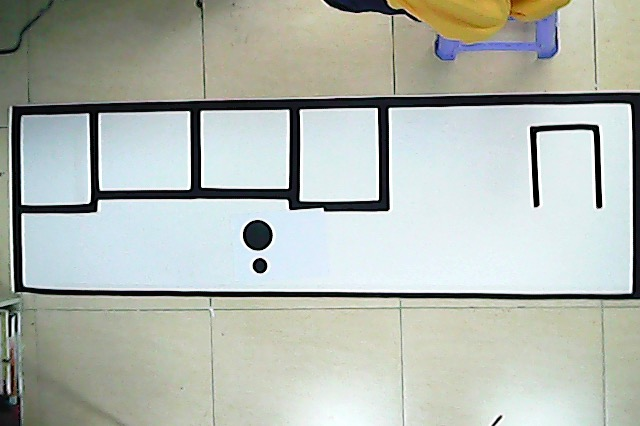
#> input picture cell.jpg, 640 x 426 px, given in place of the camera
$ python video_capture.py   (Python 2 division)
#> lines starting #> are read from the running program, lines starting #| are printed output that depends on the picture
import cv2

cap = cv2.VideoCapture(0)

print cap.isOpened()

cv2.namedWindow("edges",1);

while True:
    frame = cap.read()
    if frame[0]:
        edges = cv2.cvtColor(frame[1], cv2.COLOR_BGR2GRAY);
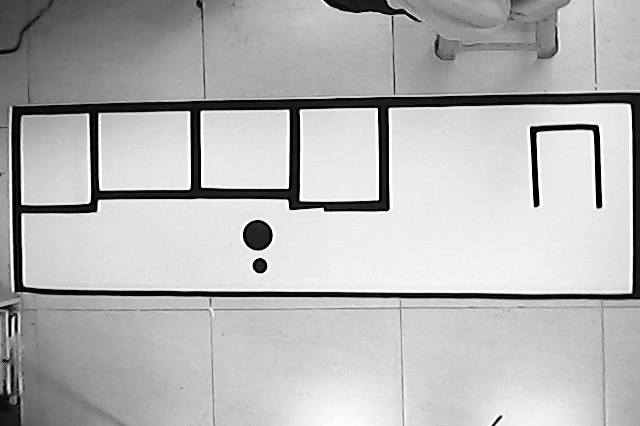
#> edges: shape (426, 640); min 0, max 255, mean 181.1
        edges = cv2.GaussianBlur(edges, (7, 7), 1.5, 1.5);
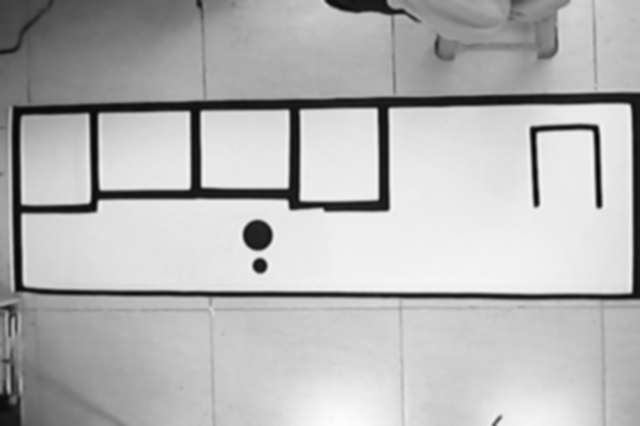
#> edges: shape (426, 640); min 7, max 252, mean 181.1
        edges = cv2.Canny(edges, 0, 30, 3);
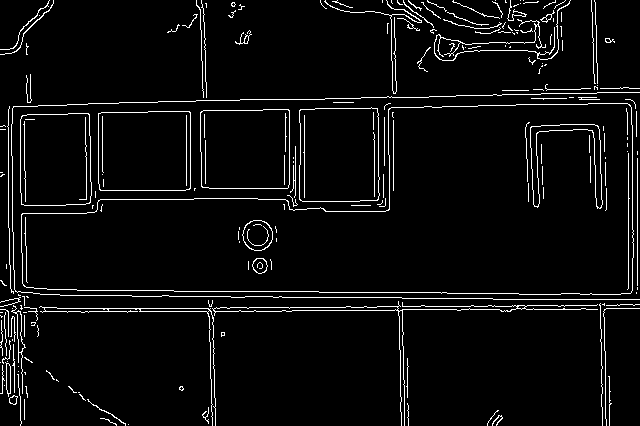
#> edges: shape (426, 640); 4.7% white in thin lines or dots
        cv2.imshow("edges", edges);
    if cv2.waitKey(30) >= 0:
#> (key Esc is pressed here)
        break

cv2.waitKey(0)

$ run again, on mark.jpg
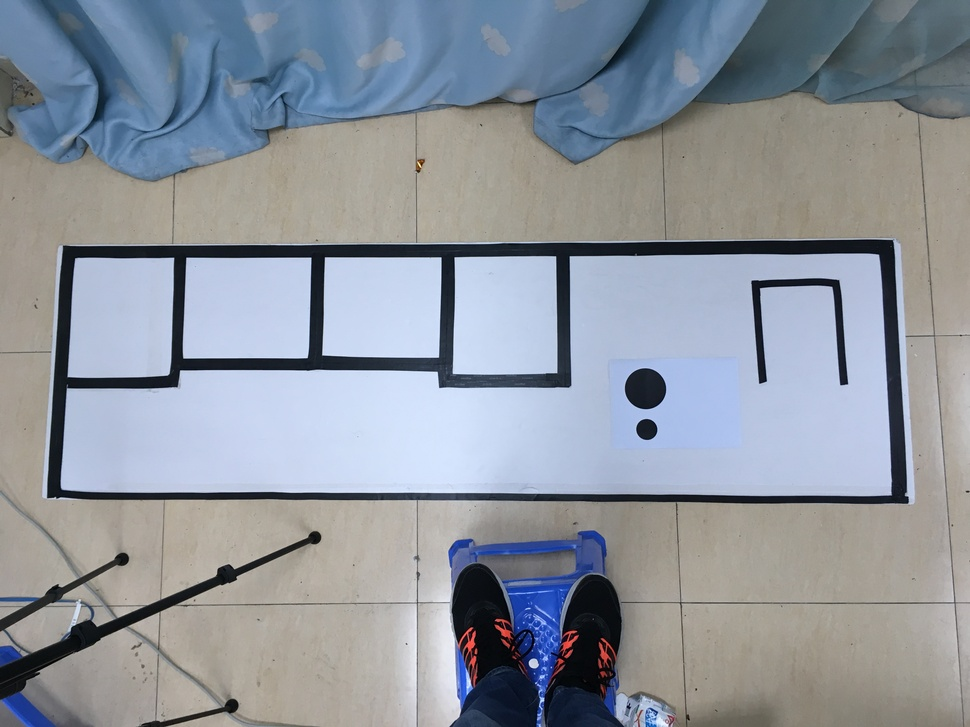
#> input picture mark.jpg, 970 x 727 px, shrunk from 4032 x 3024 before the run, given in place of the camera
#> `edges = cv2.cvtColor(frame[1], cv2.COLOR_BGR2GRAY);`:
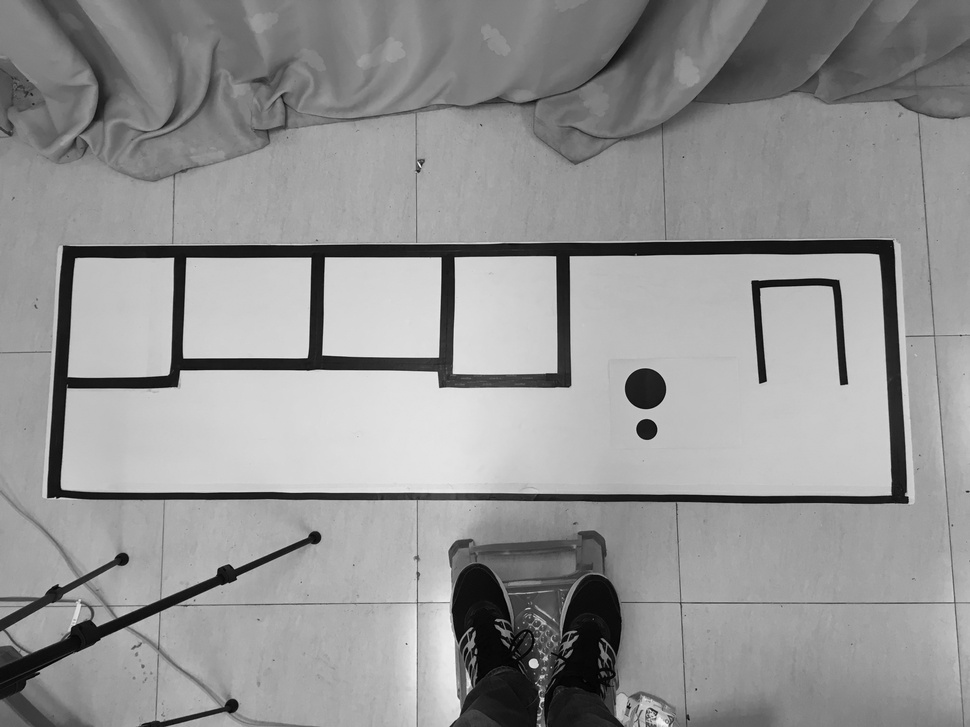
#> edges: shape (727, 970); min 0, max 246, mean 147
#> `edges = cv2.Canny(edges, 0, 30, 3);`:
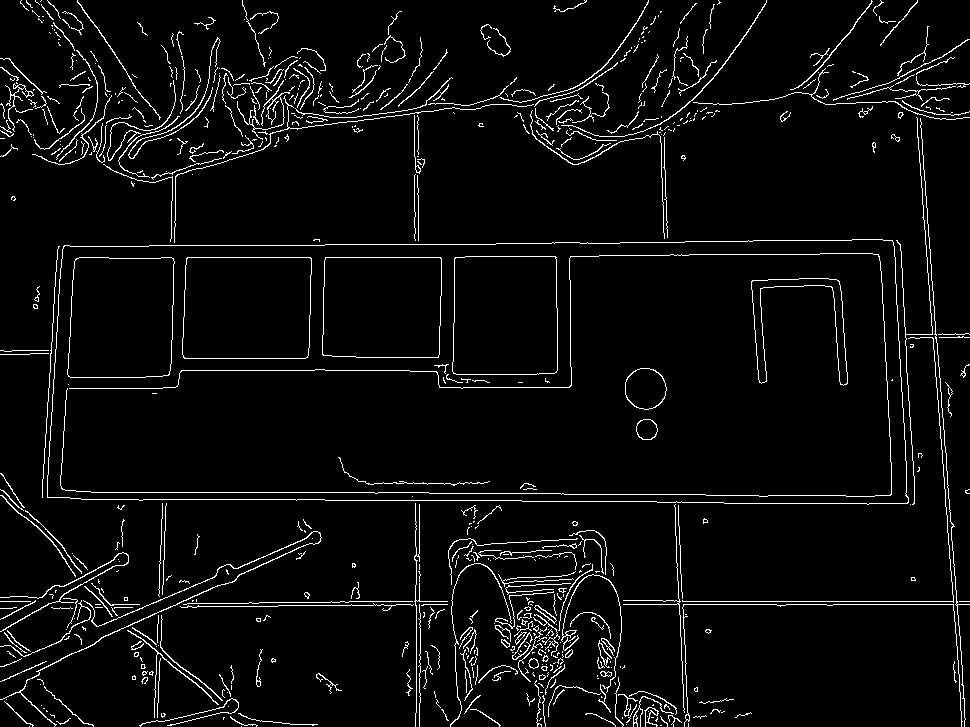
#> edges: shape (727, 970); 4.5% white in thin lines or dots

$ run again, on playground.jpg
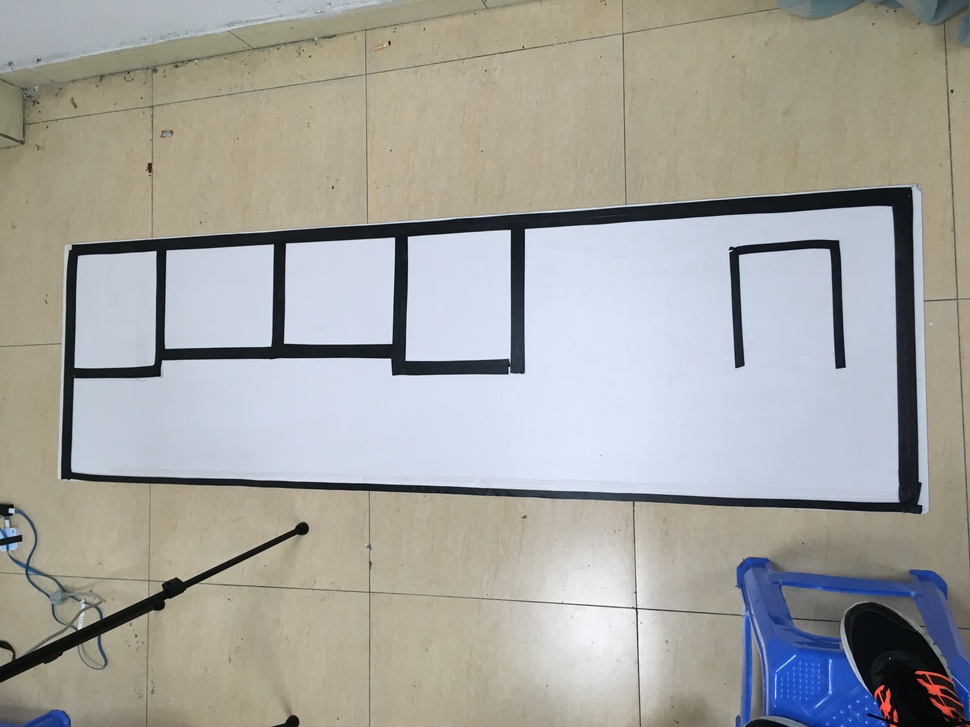
#> input picture playground.jpg, 970 x 727 px, shrunk from 4032 x 3024 before the run, given in place of the camera
#> `edges = cv2.cvtColor(frame[1], cv2.COLOR_BGR2GRAY);`:
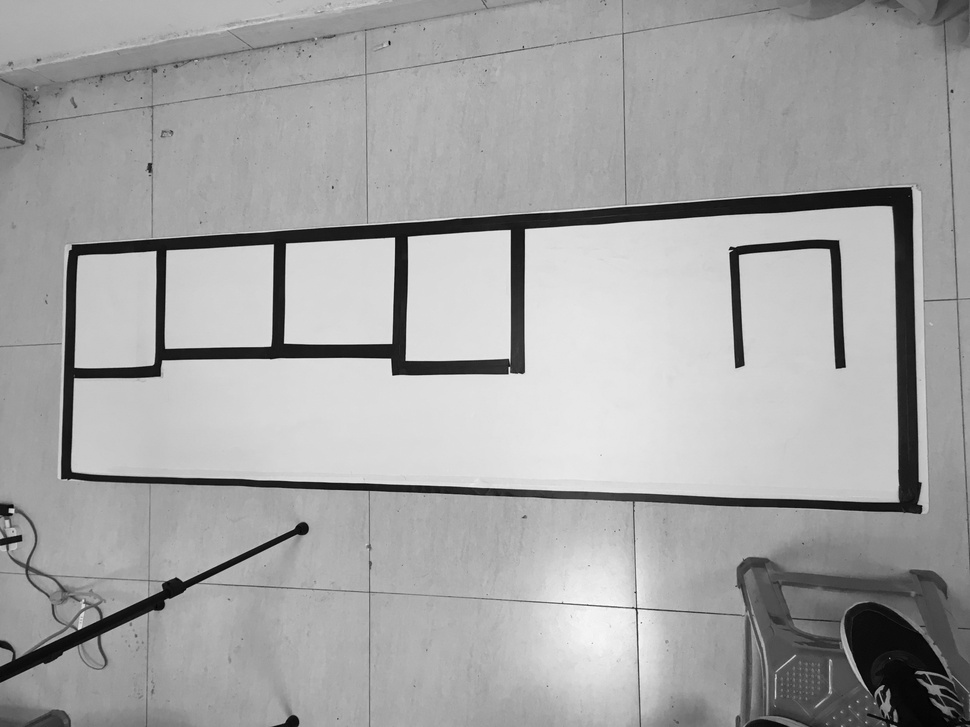
#> edges: shape (727, 970); min 0, max 255, mean 163.3
#> `edges = cv2.Canny(edges, 0, 30, 3);`:
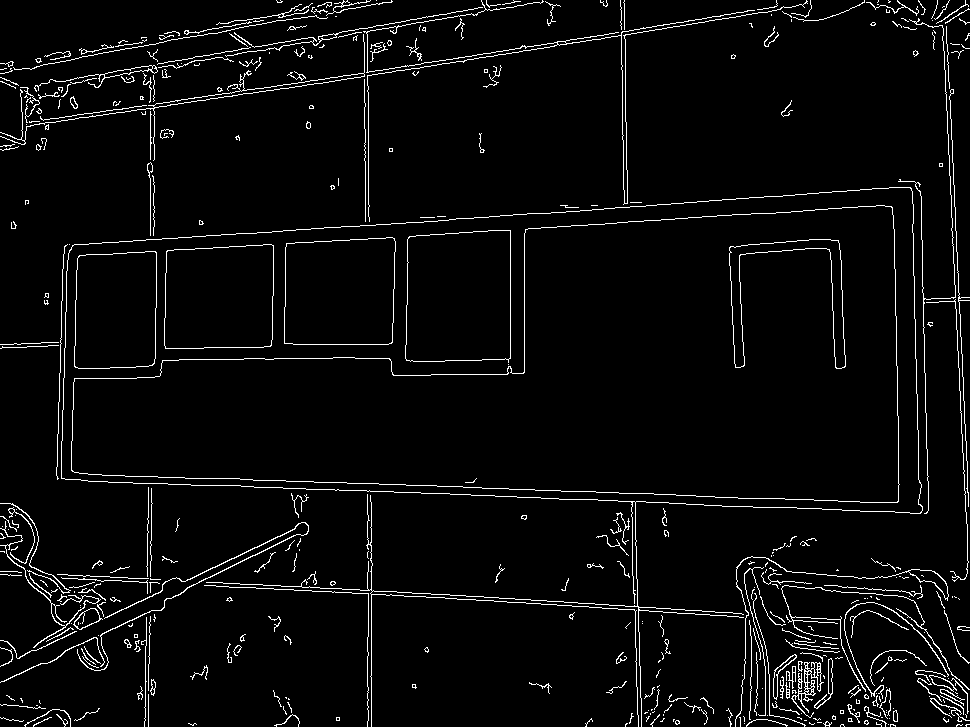
#> edges: shape (727, 970); 4% white in thin lines or dots
